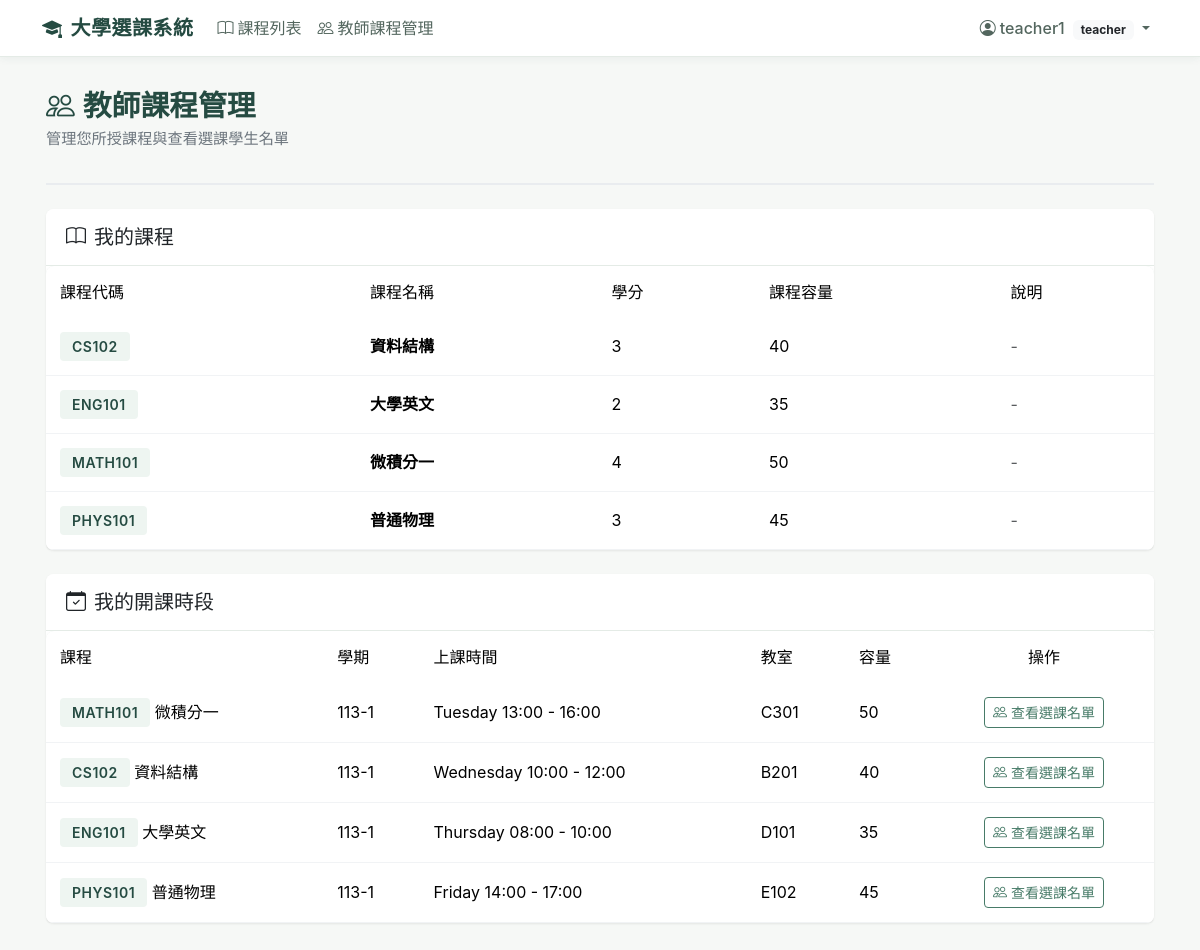
The page /teacher/ (signed in) on the database its author committed.
### accounts/models.py (models this page shows)
class User(AbstractUser):
    role = models.CharField(
        max_length=10,
        choices=[('student', 'Student'), ('teacher', 'Teacher'), ('admin', 'Admin')],
        default='student',
    )
    class Meta:
        verbose_name = 'User'
        verbose_name_plural = 'Users'

### courses/models.py (models this page shows, shortened)
class Course(models.Model):
    code = models.CharField(max_length=20, unique=True)
    name = models.CharField(max_length=100)
    teacher = models.ForeignKey(
        settings.AUTH_USER_MODEL,
        on_delete=models.SET_NULL,
        null=True,
        blank=True,
        limit_choices_to={'role': 'teacher'},
        related_name='courses_teaching',
    )
    credits = models.PositiveIntegerField(default=0)
    capacity = models.PositiveIntegerField(default=30)
    description = models.TextField(blank=True)
    class Meta:
        ordering = ['code']

class CourseOffering(models.Model):
    DAYS_OF_WEEK = [
        (0, 'Monday'),
        (1, 'Tuesday'),
        (2, 'Wednesday'),
        (3, 'Thursday'),
        (4, 'Friday'),
        (5, 'Saturday'),
        (6, 'Sunday'),
    ]
    course = models.ForeignKey(Course, on_delete=models.CASCADE, related_name='offerings')
    semester = models.CharField(max_length=20)
    day_of_week = models.IntegerField(choices=DAYS_OF_WEEK)
    start_time = models.TimeField()
    end_time = models.TimeField()
    room = models.CharField(max_length=50, blank=True)
    capacity = models.PositiveIntegerField(null=True, blank=True, help_text='Override course capacity')
    class Meta:
        ordering = ['semester', 'day_of_week', 'start_time']
        unique_together = [['course', 'semester', 'day_of_week', 'start_time']]
    @property
    def effective_capacity(self):
        return self.capacity if self.capacity is not None else self.course.capacity

### courses/views.py (the view)
# urls.py: path('teacher/', views.teacher_dashboard, name='teacher_dashboard'),
@login_required
def teacher_dashboard(request):
    if getattr(request.user, 'role', None) != 'teacher':
        messages.error(request, '僅教師可使用此功能。')
        return redirect('offering_list')
    courses = Course.objects.filter(teacher=request.user).prefetch_related('offerings')
    offerings = CourseOffering.objects.filter(course__teacher=request.user).select_related('course')
    return render(request, 'courses/teacher_dashboard.html', {'courses': courses, 'offerings': offerings})

### templates/courses/teacher_dashboard.html
{% extends 'base.html' %}
{% block content %}
<div class="page-header">
    <h1><i class="bi bi-people me-2"></i>教師課程管理</h1>
    <p class="subtitle">管理您所授課程與查看選課學生名單</p>
</div>
<div class="card mb-4">
    <div class="card-header">
        <h5 class="mb-0"><i class="bi bi-book me-2"></i>我的課程</h5>
    </div>
    <div class="card-body p-0">
        <div class="table-responsive">
            <table class="table table-hover mb-0">
                <thead>
                    <tr>
                        <th>課程代碼</th>
                        <th>課程名稱</th>
                        <th>學分</th>
                        <th>課程容量</th>
                        <th>說明</th>
                    </tr>
                </thead>
                <tbody>
                    {% for course in courses %}
                    <tr>
                        <td><span class="course-code">{{ course.code }}</span></td>
                        <td class="fw-semibold">{{ course.name }}</td>
                        <td>{{ course.credits }}</td>
                        <td>{{ course.capacity }}</td>
                        <td class="text-muted">{{ course.description|default:'-'|truncatewords:15 }}</td>
                    </tr>
                    {% empty %}
                    <tr>
                        <td colspan="5" class="text-center py-4 text-muted">尚未指派課程</td>
                    </tr>
                    {% endfor %}
                </tbody>
            </table>
        </div>
    </div>
</div>
<div class="card">
    <div class="card-header">
        <h5 class="mb-0"><i class="bi bi-calendar-check me-2"></i>我的開課時段</h5>
    </div>
    <div class="card-body p-0">
        <div class="table-responsive">
            <table class="table table-hover mb-0">
                <thead>
                    <tr>
                        <th>課程</th>
                        <th>學期</th>
                        <th>上課時間</th>
                        <th>教室</th>
                        <th>容量</th>
                        <th class="text-center">操作</th>
                    </tr>
                </thead>
                <tbody>
                    {% for offering in offerings %}
                    <tr>
                        <td><span class="course-code">{{ offering.course.code }}</span> {{ offering.course.name }}</td>
                        <td>{{ offering.semester }}</td>
                        <td>{{ offering.get_day_of_week_display }} {{ offering.start_time|time:"H:i" }} - {{ offering.end_time|time:"H:i" }}</td>
                        <td>{{ offering.room|default:'待安排' }}</td>
                        <td>{{ offering.effective_capacity }}</td>
                        <td class="text-center">
                            <a href="{% url 'teacher_offering_students' offering.id %}" class="btn btn-outline-primary btn-sm">
                                <i class="bi bi-people me-1"></i>查看選課名單
                            </a>
                        </td>
                    </tr>
                    {% empty %}
                    <tr>
                        <td colspan="6" class="text-center py-4 text-muted">尚無開課時段</td>
                    </tr>
                    {% endfor %}
                </tbody>
            </table>
        </div>
    </div>
</div>
{% endblock %}

### templates/base.html (shortened to what this page needs)
<!DOCTYPE html>
<html lang="zh-Hant">
<head>
    <link href="https://cdn.jsdelivr.net/npm/bootstrap@5.3.3/dist/css/bootstrap.min.css" rel="stylesheet">
    <link rel="stylesheet" href="https://cdn.jsdelivr.net/npm/bootstrap-icons@1.11.3/font/bootstrap-icons.min.css">
</head>
<body>
    <nav class="navbar navbar-expand-lg navbar-light">
        <div class="container-fluid" style="max-width: 1140px;">
            <a class="navbar-brand" href="{% url 'offering_list' %}">
                <i class="bi bi-mortarboard-fill me-2"></i>大學選課系統
            </a>
            <div class="collapse navbar-collapse" id="navbarNav">
                <ul class="navbar-nav me-auto">
                    <li class="nav-item">
                        <a class="nav-link" href="{% url 'offering_list' %}">
                            <i class="bi bi-book me-1"></i>課程列表
                        </a>
                    </li>
                    {% if user.is_authenticated %}
                        {% if user.role == 'student' %}
                        <li class="nav-item">
                            <a class="nav-link" href="{% url 'my_timetable' %}">
                                <i class="bi bi-calendar-week me-1"></i>我的課表
                            </a>
                        </li>
                        {% elif user.role == 'teacher' %}
                        <li class="nav-item">
                            <a class="nav-link" href="{% url 'teacher_dashboard' %}">
                                <i class="bi bi-people me-1"></i>教師課程管理
                            </a>
                        </li>
                        {% endif %}
                    {% endif %}
                </ul>
                <ul class="navbar-nav">
                    {% if user.is_authenticated %}
                    <li class="nav-item dropdown">
                        <a class="nav-link dropdown-toggle" href="#" role="button" data-bs-toggle="dropdown">
                            <i class="bi bi-person-circle me-1"></i>{{ user.username }} <span class="badge bg-light text-dark ms-1">{{ user.role }}</span>
                        </a>
                    </li>
                    {% else %}
                    <li class="nav-item">
                        <a class="nav-link" href="{% url 'login' %}">
                            <i class="bi bi-box-arrow-in-right me-1"></i>登入
                        </a>
                    </li>
                    {% endif %}
                </ul>
            </div>
        </div>
    </nav>
    <main class="main-container">
        {% block content %}{% endblock %}
    </main>
</body>
</html>

### templates/base.html (style rules this page uses)
:root { --uni-primary: #254b42; --uni-accent: #477b68; --uni-light: #eef5f1; }
body { background-color: #f6f8f6; font-family: -apple-system, BlinkMacSystemFont, "Segoe UI", "Noto Sans TC", Roboto, "Helvetica Neue", Arial, sans-serif; }
.navbar { background-color: #ffffff; border-bottom: 1px solid #e4ebe6; box-shadow: 0 2px 8px rgba(37, 75, 66, 0.06); }
.navbar-brand { color: var(--uni-primary); font-weight: 600; letter-spacing: 0.5px; }
.nav-link { color: #53665e; font-weight: 500; }
.main-container { max-width: 1140px; margin: 2rem auto; padding: 0 1rem; }
.page-header { margin-bottom: 1.5rem; padding-bottom: 1rem; border-bottom: 2px solid #e9ecef; }
.page-header h1 { color: var(--uni-primary); font-size: 1.8rem; font-weight: 600; margin-bottom: 0.25rem; }
.page-header .subtitle { color: #6c757d; font-size: 0.95rem; }
.card { border: none; border-radius: 8px; box-shadow: 0 1px 3px rgba(0, 0, 0, 0.05), 0 1px 2px rgba(0, 0, 0, 0.03); transition: box-shadow 0.2s ease-in-out, transform 0.2s ease-in-out; height: 100%; }
.card-header { background: #ffffff; border-bottom: 1px solid #e4ebe6; padding: 1rem 1.25rem; border-radius: 8px 8px 0 0 !important; }
.course-code { display: inline-block; background: var(--uni-light); color: var(--uni-primary); padding: 0.25rem 0.75rem; border-radius: 4px; font-weight: 600; font-size: 0.875rem; letter-spacing: 0.5px; }
.btn-outline-primary { color: var(--uni-accent); border-color: var(--uni-accent); }
.table { background: white; border-radius: 8px; overflow: hidden; box-shadow: 0 1px 3px rgba(0, 0, 0, 0.05); }
.table thead { background-color: #eaf2ed; color: var(--uni-primary); }
.table thead th { border: none; font-weight: 500; padding: 0.875rem; }
.table tbody td { padding: 0.875rem; vertical-align: middle; border-color: #f1f3f5; }

### rows shown on the page
User: username "teacher1", role "teacher"
Course: code "CS102", name "資料結構", credits "3", capacity "40", description "-"
Course: code "ENG101", name "大學英文", credits "2", capacity "35", description "-"
Course: code "MATH101", name "微積分一", credits "4", capacity "50", description "-"
Course: code "PHYS101", name "普通物理", credits "3", capacity "45", description "-"
CourseOffering: course.code "MATH101", course.name "微積分一", semester "113-1", day_of_week "Tuesday", start_time "13:00", end_time "16:00", room "C301", effective_capacity "50"
CourseOffering: course.code "CS102", course.name "資料結構", semester "113-1", day_of_week "Wednesday", start_time "10:00", end_time "12:00", room "B201", effective_capacity "40"
CourseOffering: course.code "ENG101", course.name "大學英文", semester "113-1", day_of_week "Thursday", start_time "08:00", end_time "10:00", room "D101", effective_capacity "35"
CourseOffering: course.code "PHYS101", course.name "普通物理", semester "113-1", day_of_week "Friday", start_time "14:00", end_time "17:00", room "E102", effective_capacity "45"
